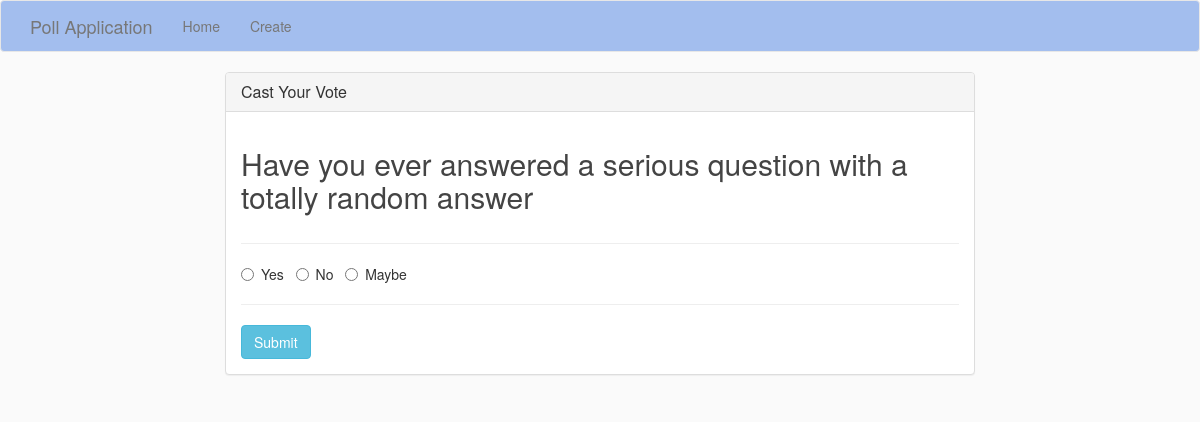
The app's page /vote/4 with its own data.
### pollapp/models.py (models this page shows, shortened)
class Poll(models.Model):
    question = models.TextField()
    option_one = models.CharField(max_length=20)
    option_two = models.CharField(max_length=20)
    option_three = models.CharField(max_length=20)
    count_one = models.IntegerField(default=0)
    count_two = models.IntegerField(default=0)
    count_three = models.IntegerField(default=0)

### pollapp/views.py (the view, shortened to what this page needs)
# urls.py: path('vote/<id>', views.vote, name='vote'),
def vote(request, id):
    poll=Poll.objects.get(pk=id)
    context={'poll':poll}
    return render(request, 'pollapp/vote.html', context)

### pollapp/templates/pollapp/vote.html (shortened to what this page needs)
{% extends "pollapp/base.html" %}
{% block main %}
<div class="row">
    <div class="col-lg-8 col-lg-offset-2">
        <div class="panel panel-default">
            <div class="panel-heading">
                <h3 class="panel-title">Cast Your Vote</h3>
            </div>
            <div class="panel-body">
                <div class="row">
                    <div class="col-lg-12">
                        <h2>{{ poll.question }}</h2>
                    </div>
                </div>
                <div class="row">
                    <div class="col-lg-12">
                        <hr />
                        <form method="POST">
                            <div class="form-group">
                                <div class="radio">
                                    <label>
                                        <input type="radio" name="poll" value="option1" required>
                                        {{ poll.option_one }}
                                    </label> &nbsp;
                                    <label>
                                        <input type="radio" name="poll" value="option2">
                                        {{ poll.option_two }}
                                    </label> &nbsp;
                                    <label>
                                        <input type="radio" name="poll" value="option3">
                                        {{ poll.option_three }}
                                    </label> &nbsp;
                                </div>
                            </div>
                            <hr />
                            <button type="submit" class="btn btn-info">
                                Submit
                            </button>
                        </form>
                    </div>
                </div>
            </div>
        </div>
    </div>
</div>
{% endblock %}

### pollapp/static/main.css (style rules this page uses)
body { background: #fafafa; color: #333333; }
h1, h2, h3, h4, h5, h6 { color: #444444; }

### pollapp/templates/pollapp/base.html (style rules this page uses)
body { margin:0; }

### records on screen
Poll: question "Have you ever answered a serious question with a totally random answer", option_one "Yes", option_two "No", option_three "Maybe"
